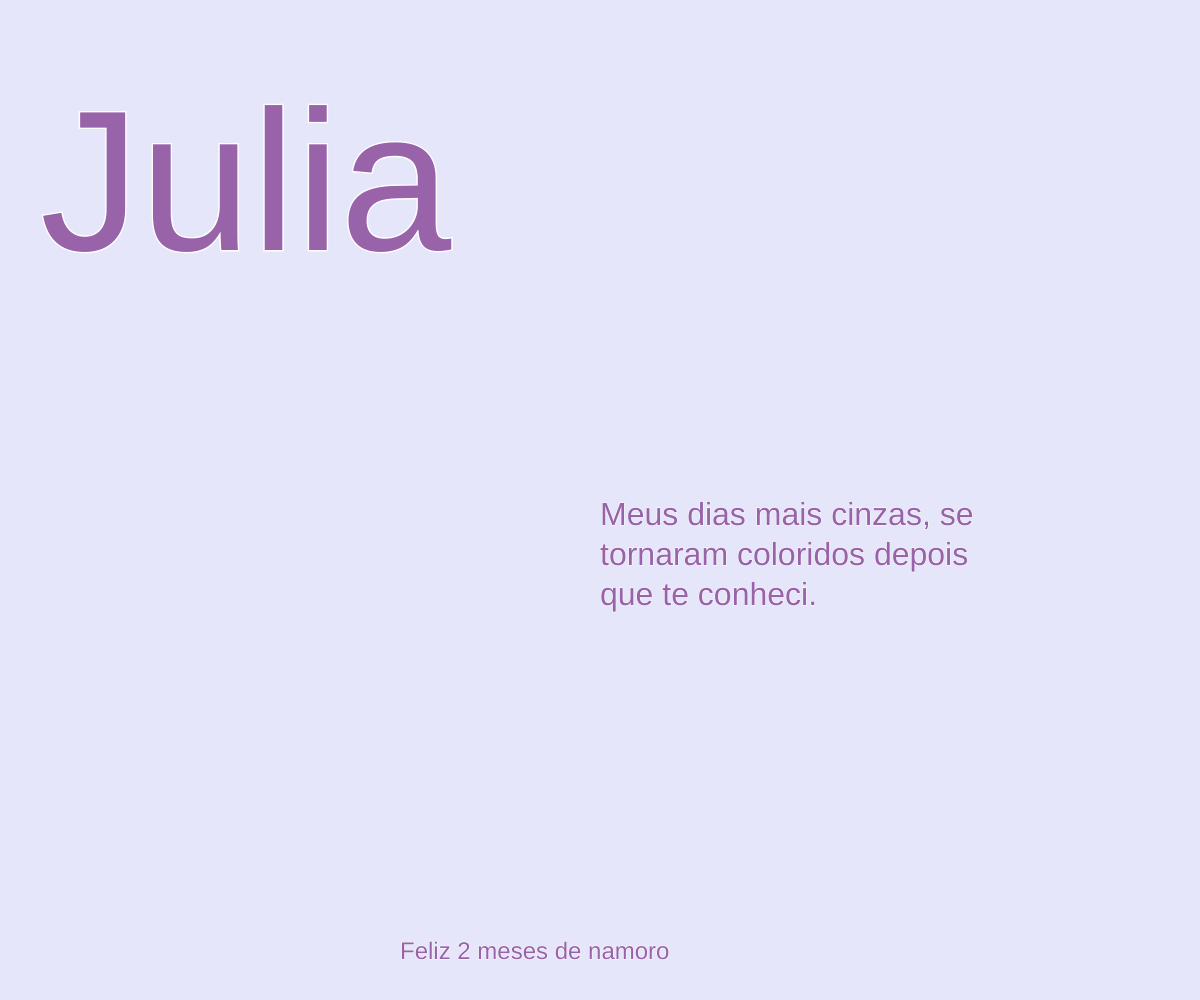
Frame 1 (no input)
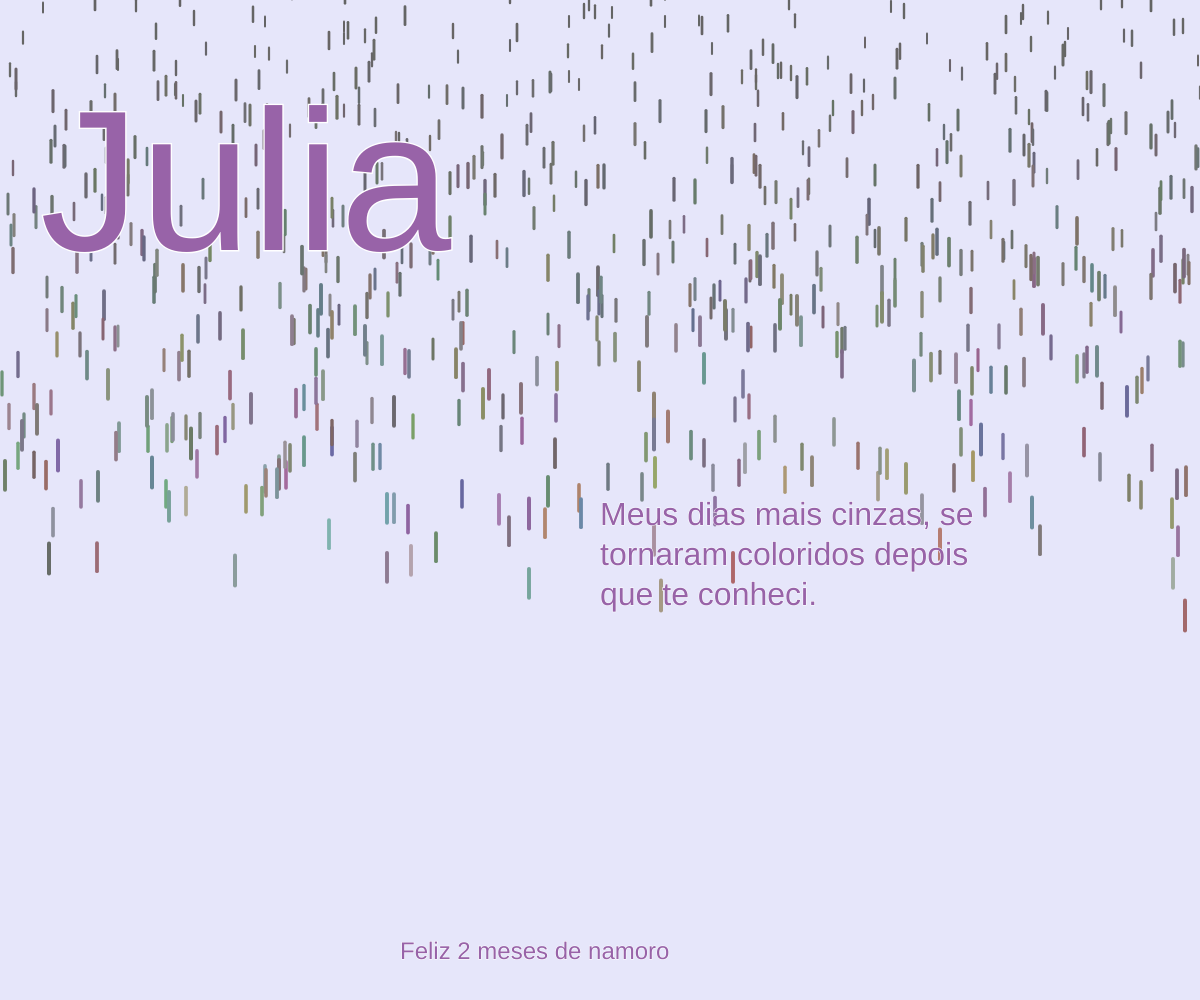
Frame 60 (no input)
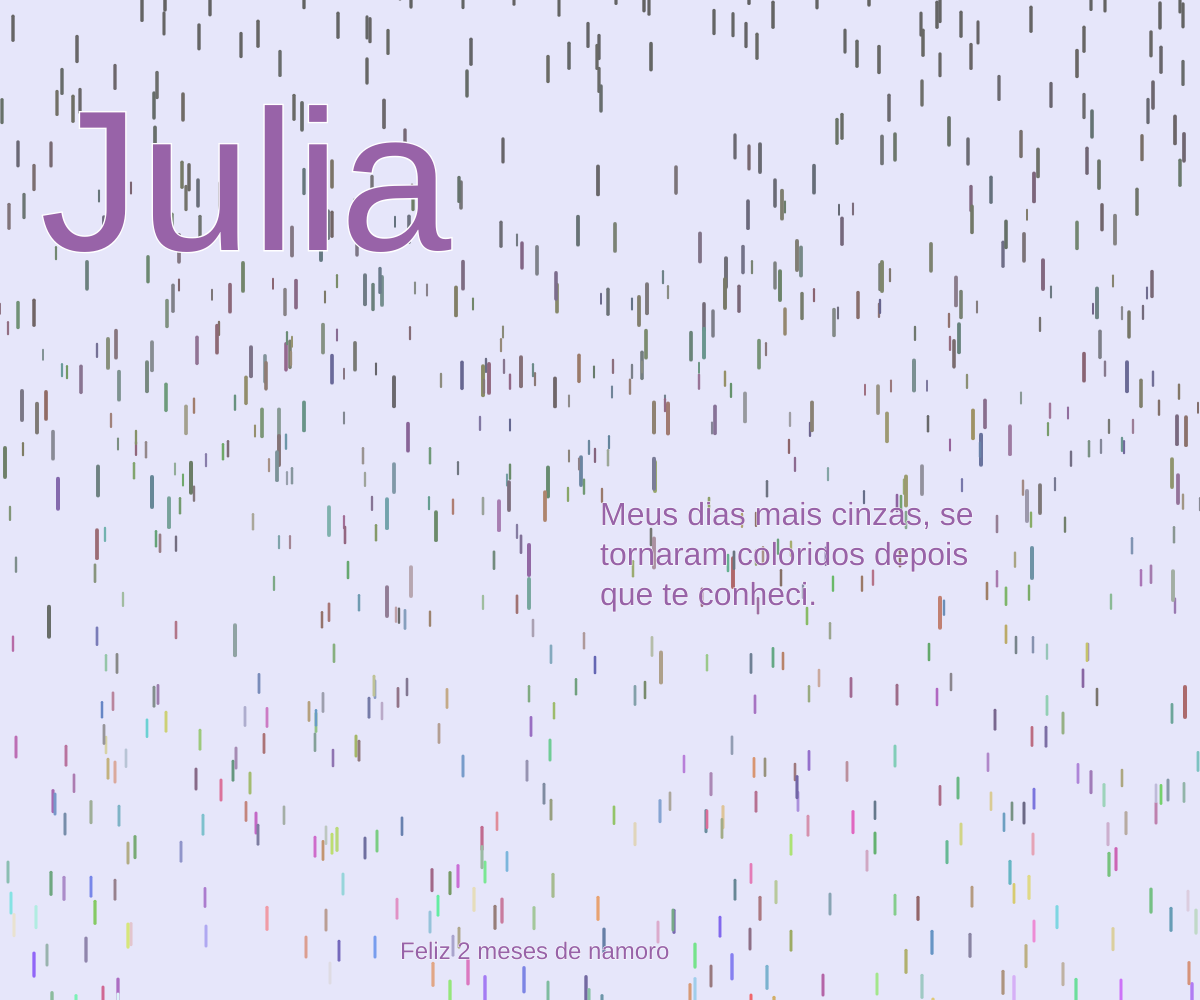
Frame 120 (the mouse pressed at the canvas centre since frame 60)

The p5.js sketch that drew these frames (run headless with seeded random() and noise() and a simulated clock; from frame 60 on, the mouse is pressed at the canvas centre):

// p5.js sketch
// ── sketch.js
drops = [];


function setup() {
  createCanvas(
    window.innerWidth,
    window.innerHeight
  );
  
  for(var i = 0; i< 800; i++){
    drop = new Drop(round(random(0, width)), round(random(-200, -500)));
    this.drops.push(drop);
  }
}


function draw() {
  background(230, 230, 250);
  this.drops.forEach(function(drop){
    drop.fall();
    drop.render();
  });

  textSize(height/5)
  stroke(255);
  fill(152, 99, 168);
  text('Julia', 40, height/4);
  textSize(32)
  strokeWeight(1)
  let texto = 'Meus dias mais cinzas, se tornaram coloridos depois que te conheci.'
  text(texto, width/2, height/2, width/3, height);
  textSize(24)
  text('Feliz 2 meses de namoro', width/3, height-60, width, height);
}

function Drop(x, y) {
  this.x = x;
  this.y = y;
  this.z = round(random(0, 20));
  this.speed = map(this.z, 0, 20, 4, 12);
  this.lineLenght = map(this.z, 0, 20, 10, 30);
  this.gravity = map(this.z, 0, 20, 0.02, 0.05);
  this.randomR = random(100, 255);
  this.randomG = random(100, 255);
  this.randomB = random(100, 255);

  this.fall = function() {
    this.y = this.y + this.speed;
    this.speed = this.speed + this.gravity;
    if(this.y > height){
      this.y = round(random(-10, -50));
      this.speed = map(this.z, 0, 20, 8, 20);
    }
  }

  this.render = function() {
    strokeWeight(map(this.z, 0, 20, 2, 4));
    stroke(map(this.y, 0, height, 100, this.randomR), map(this.y, 0, height, 100, this.randomG), map(this.y, 0, height, 100, this.randomB));
    line(this.x, this.y, this.x, this.y+this.lineLenght);
  }

}
